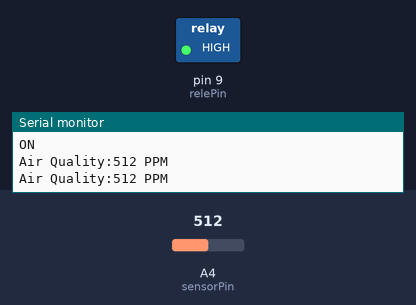
This sketch was run on a simulated Arduino Uno, built with avr-gcc and run on an emulated ATmega328P. Parts: switched loads named in the sketch (green lamp = pin HIGH), the last lines printed to the serial monitor. The test bench sets the inputs (shaded band); at power-on: A4 (sensorPin) = 512.

Above: at 1.3 s.
1.4 s: A4 (sensorPin) set to 210
3.2 s: A4 (sensorPin) set to 189
At 5.2 s:
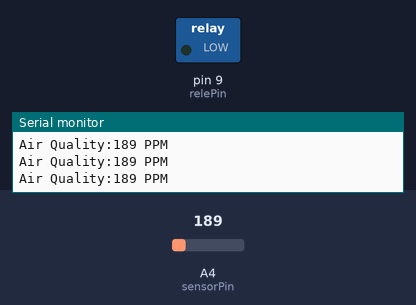
5.5 s: A4 (sensorPin) set to 390
7.2 s: A4 (sensorPin) set to 419
At 8.4 s:
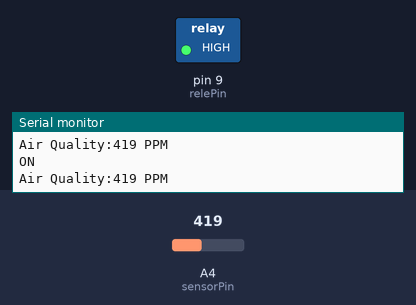
9.5 s: A4 (sensorPin) set to 190
At 11.2 s:
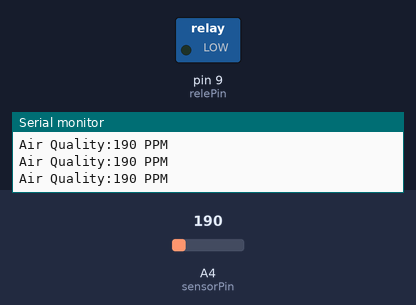
Timing chart, 0 to 12.5 s (numbered marks = the images above; inputs shaded):
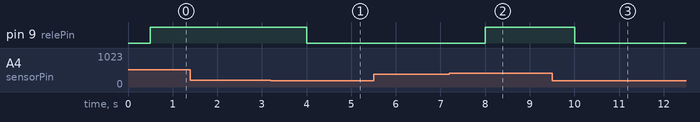

The sketch:

teste_Sensores.ino.ino
```cpp
#include "SoftwareSerial.h"

SoftwareSerial ESP_Serial(10, 11); // RX, TX

int sensorPin=A4;
int relePin=9;
int sensorData;
int releLigado = false;

void setup()
{
  Serial.begin(9600);
  ESP_Serial.begin(9600);

  pinMode(sensorPin,INPUT);
  pinMode(relePin, OUTPUT);
 }

void loop()
{
  sensorData = analogRead(sensorPin);
  Serial.print("Air Quality:");
  Serial.print(sensorData, DEC);
  Serial.println(" PPM");
  delay(500);

  if (ESP_Serial.available()){
    Serial.write(ESP_Serial.read());
  }
  if (Serial.available()){
    ESP_Serial.write(Serial.read());
  }

  if (sensorData > 400 && !releLigado) {
    releLigado = true;
    digitalWrite(relePin, HIGH);
    Serial.println("ON");
  } else if (sensorData < 200 && releLigado) {
    releLigado = false;
    digitalWrite(relePin, LOW);
    Serial.println("OFF");
  }
}
```

Measured:
- the behaviour switches between 200 and 199 on A4 (sensorPin) (found by bisection; images 0 and 1)
- the behaviour switches between 400 and 401 on A4 (sensorPin) (found by bisection; images 1 and 2)
- after the input at 3.2 s, pin 9 (relePin): HIGH → LOW after 0.80 s
- after the input at 7.2 s, pin 9 (relePin): LOW → HIGH after 0.81 s
- after the input at 9.5 s, pin 9 (relePin): HIGH → LOW after 0.51 s
